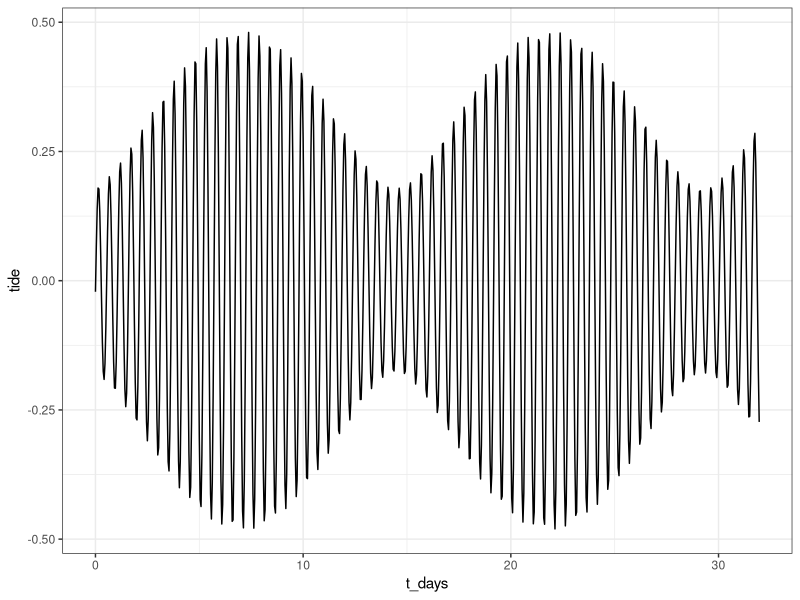
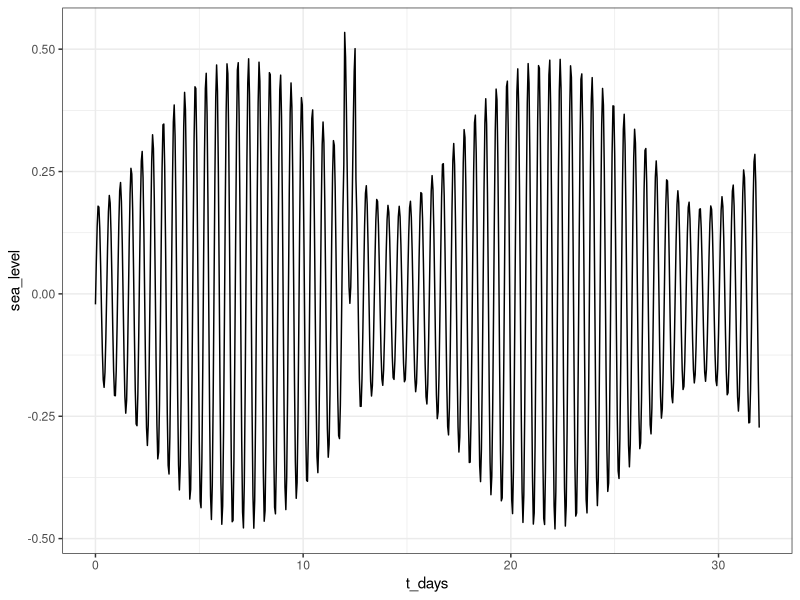

Here is the R script that generated these plots, in order: (Note: this script raises an error after producing the figures.)
#### FLOODING, MIAMI FL ------------------------------------------------


#### Set-up & load packages --------------------------------------------
library(tidyverse)

# Create a theme for plotting
my_theme <- theme_bw()

#### Create Initial Function -------------------------------------------
N_YEARS <- 80
N_HOUR_IN_YEAR <- 24 * 365 #- 0.25*1 for now, not considering leap years...
t = (0:(N_HOUR_IN_YEAR * N_YEARS)) # [hours]

# tide:
LUNAR_TIDAL_PERIOD <- 12.42 # [hours] source: wikipedia
LUNAR_AVG_TIDE_MAGNITUDE <- 0.33 # [m]
lunar_tide = LUNAR_AVG_TIDE_MAGNITUDE * sin((2*pi/LUNAR_TIDAL_PERIOD) * t)

SOLAR_TIDAL_PERIOD <- 12 # [hours]
SOLAR_AVG_TIDE_MAGNITUDE <- 0.46 * LUNAR_AVG_TIDE_MAGNITUDE # [m] source: https://oceanservice.noaa.gov/education/tutorial_tides/media/supp_tide02.html
solar_tide = SOLAR_AVG_TIDE_MAGNITUDE * sin((2*pi/SOLAR_TIDAL_PERIOD) * t - 3) # staggered from the lunar tide

# Other possible adds:
# perigee = closest point of moon to earth
# closest point of earth to sun
# whatever contributes to the late summer/fall king tides in South Florida

tide_df <- data.frame(t = t, tide = lunar_tide + solar_tide) %>%
  mutate(t_days = t/24)

# Plot the simple tide
ggplot(tide_df %>% filter(t_days < 32), aes(x = t_days, y = tide)) + 
  geom_line() +
  my_theme



# Add flood event forcing --------------------------------------------------

# Add a single event at t = 100:105
tide_plus <- tide_df %>%
  mutate(forcing = case_when(t_days >= 12 & t_days <= 12.5 ~ 0.25,
                          TRUE ~ 0)) %>%
  mutate(sea_level = tide + forcing)

# Plot the simple tide with 1 flood event
ggplot(tide_plus %>% filter(t_days < 32), aes(x = t_days, y = sea_level)) + 
  geom_line() +
  my_theme




set.seed(54) # set seed to 54 (random)
# create the seeds for each period (year)
seeds_by_year <- floor(runif(N_YEARS, min = 1, max = 101))
for (i in 1:N_YEARS) {
  
  n_events <- floor(abs(rnorm(n = 1, mean = 3, sd = 2.5))) # This works to an average of 3 to 4 flood events
  set.seed(seeds_by_year[i])
  seeds_for_timing <- floor(runif(n_events), 102, 201)
  for (n in 1:n_events) {
    set.seed(seeds_for_timing[n])
    temp_severity <- runif()
  }
}


# Sea Level Rise
SLR_RATE <- 2.39 * 10e-3 # [m/yr] source: NOAA https://tidesandcurrents.noaa.gov/sltrends/sltrends_station.shtml?id=8723170